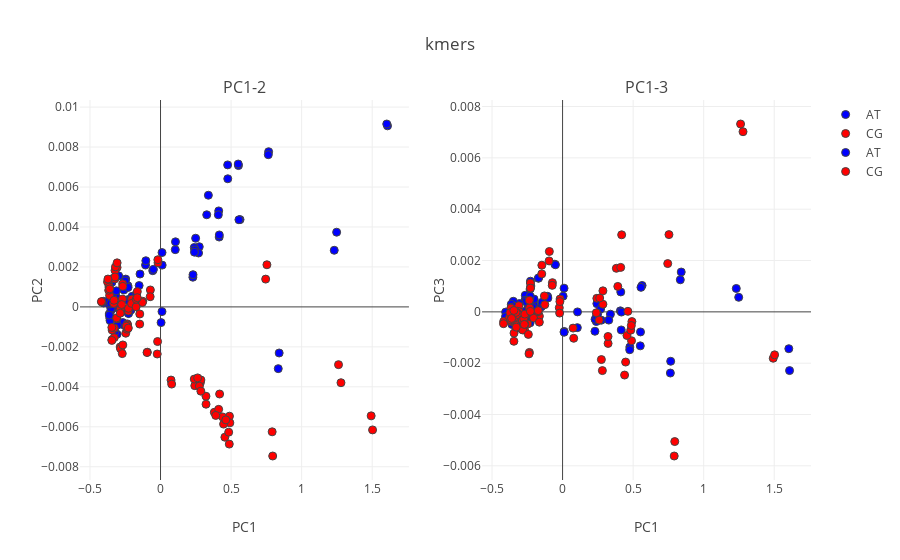

Notebook code for this chart:
### Markdown cell above
> 2. kmers as observations, samples as features.

### Code cell
from sklearn.decomposition import PCA

mut_indices= {
    z:[x for x in range(len(mut_list)) if mut_list[x][1] in z] for z in ['AT','CG']
}

col_mut= {
    'AT': 'blue',
    'CG': 'red'
}

n_comp= 3

pca = PCA(n_components=n_comp, whiten=False,svd_solver='randomized')
Comps = pca.fit_transform(mut_counts.T)

var_comps= pca.explained_variance_ratio_

titles= ['PC1-2','PC1-3']
fig_subplots = tools.make_subplots(rows= 1, cols=2,
                             subplot_titles=tuple(titles))

for col in range(1,3):
    fig_data= [go.Scatter(
            x= Comps[mut_indices[i],0],
            y= Comps[mut_indices[i],col],
            mode= "markers",
            text= [mut_list[x] for x in mut_indices[i]],
            marker= {
            'color': col_mut[i],
            'line': {'width': 1},
            'size': 8,
            'symbol': 'circle',
          "opacity": 1
          },
            name= i
        ) for i in list(mut_indices.keys())]
    
    for trace1 in fig_data:
        fig_subplots.append_trace(trace1, 1, col)
        
    fig_subplots.update_xaxes(title= 'PC1')

    fig_subplots.update_yaxes(title= 'PC' + str(col + 1),row=1, col=col)

layout = go.Layout(
    margin=dict(
        l=0,
        r=0,
        b=0,
        t=0
    ),
    yaxis=dict(
        title='PC2: {}'.format(round(var_comps[1],3))),
    xaxis=dict(
    title= 'PC1: {}'.format(round(var_comps[0],3)))
)


fig = go.Figure(data=fig_subplots, layout=layout)
fig['layout'].update(title= 'kmers')
iplot(fig)

### Figure 1 — Plotly figure (JSON) as saved in the notebook; plotly's stock layout.template omitted (floating-point values rounded to 4 significant figures)
{"data": [{"marker": {"color": "blue", "line": {"width": 1}, "opacity": 1, "size": 8, "symbol": "circle"}, "mode": "markers", "name": "AT", "text": ["AAA_C", "AAA_G", "AAA_T", "AAC_C", "AAC_G", "AAC_T", "AAG_C", "AAG_G", "AAG_T", "AAT_C", "AAT_G", "AAT_T", "ATA_A", "ATA_C", "ATA_G", "ATC_A", "ATC_C", "ATC_G", "ATG_A", "ATG_C", "ATG_G", "ATT_A", "ATT_C", "ATT_G", "CAA_C", "CAA_G", "CAA_T", "CAC_C", "CAC_G", "CAC_T", "CAG_C", "CAG_G", "CAG_T", "CAT_C", "CAT_G", "CAT_T", "CTA_A", "CTA_C", "CTA_G", "CTC_A", "CTC_C", "CTC_G", "CTG_A", "CTG_C", "CTG_G", "CTT_A", "CTT_C", "CTT_G", "GAA_C", "GAA_G", "GAA_T", "GAC_C", "GAC_G", "GAC_T", "GAG_C", "GAG_G", "GAG_T", "GAT_C", "GAT_G", "GAT_T", "GTA_A", "GTA_C", "GTA_G", "GTC_A", "GTC_C", "GTC_G", "GTG_A", "GTG_C", "GTG_G", "GTT_A", "GTT_C", "GTT_G", "TAA_C", "TAA_G", "TAA_T", "TAC_C", "TAC_G", "TAC_T", "TAG_C", "TAG_G", "TAG_T", "TAT_C", "TAT_G", "TAT_T", "TTA_A", "TTA_C", "TTA_G", "TTC_A", "TTC_C", "TTC_G", "TTG_A", "TTG_C", "TTG_G", "TTT_A", "TTT_C", "TTT_G"], "type": "scatter", "uid": "ab3b09d8-8ef2-4f62-a0f9-a7816de3cd1d", "x": [0.003948, 0.5635, -0.1711, -0.2468, 0.2745, -0.3503, -0.3078, 0.4125, -0.2606, -0.2037, 0.8409, -0.2276, -0.2302, 1.231, -0.1062, -0.3516, 0.2294, -0.3142, -0.2644, 1.609, -0.2276, -0.225, 0.8343, -0.2018, -0.2119, 0.5523, -0.3392, -0.2974, 0.4767, -0.3513, -0.3249, 0.7661, -0.2938, -0.2266, 1.603, -0.2668, -0.3477, 0.339, -0.3635, -0.3495, 0.1046, -0.359, -0.2952, 0.7638, -0.3259, -0.2598, 0.4096, -0.306, -0.2309, 0.2392, -0.3567, -0.3475, 0.01165, -0.4035, -0.3577, 0.1059, -0.3492, -0.3133, 0.2303, -0.3514, -0.3634, 0.243, -0.2995, -0.4049, 0.01069, -0.3446, -0.3511, 0.4758, -0.2953, -0.3504, 0.2696, -0.2502, -0.1514, 0.4158, -0.05504, -0.2967, 0.2406, -0.3629, -0.3628, 0.3274, -0.3486, -0.1041, 1.248, -0.2294, -0.05043, 0.4166, -0.1453, -0.3528, 0.2488, -0.2299, -0.3359, 0.5507, -0.2097, -0.1705, 0.5556, 0.01045], "xaxis": "x", "y": [-0.0007857, 0.004369, 0.0005063, 0.001391, 0.003012, 0.0006219, -0.00137, 0.004805, 0.0009039, 0.0001123, -0.002307, 0.0003718, -0.0002852, 0.002834, 0.002095, -0.0001951, 0.001487, 0.0004984, -0.0008895, 0.00906, -0.0003132, 0.0003126, -0.00309, 0.0005271, 1.38e-05, 0.007073, 6.663e-05, -7.027e-05, 0.006412, 8.528e-05, -0.001284, 0.007767, -7.54e-05, -0.0003342, 0.009153, -0.0007833, 8.288e-05, 0.005589, -0.0003538, -9.088e-05, 0.002866, -0.0005639, -9.225e-05, 0.007617, -0.001085, 0.0008472, 0.00461, -0.0009154, 0.001057, 0.002974, 0.0002842, 0.001398, 0.002091, 0.0001964, -0.0006844, 0.003257, 7.662e-05, 0.0008022, 0.001613, -8.843e-05, 0.000137, 0.002856, 0.00155, 0.0002809, 0.00272, 0.001223, 0.0003207, 0.007107, 8.161e-05, 0.0003588, 0.002697, 0.001298, 0.001068, 0.003495, 0.001812, 0.001553, 0.002739, 0.0003481, -0.0004119, 0.004611, 0.0002418, 0.00231, 0.003739, -8.499e-05, 0.001879, 0.003601, 0.001646, 0.0001863, 0.003437, 0.0009741, 0.0004359, 0.00715, -0.0001595, 0.0006596, 0.004362, -0.0002344], "yaxis": "y"}, {"marker": {"color": "red", "line": {"width": 1}, "opacity": 1, "size": 8, "symbol": "circle"}, "mode": "markers", "name": "CG", "text": ["ACA_A", "ACA_G", "ACA_T", "ACC_A", "ACC_G", "ACC_T", "ACG_A", "ACG_G", "ACG_T", "ACT_A", "ACT_G", "ACT_T", "AGA_A", "AGA_C", "AGA_T", "AGC_A", "AGC_C", "AGC_T", "AGG_A", "AGG_C", "AGG_T", "AGT_A", "AGT_C", "AGT_T", "CCA_A", "CCA_G", "CCA_T", "CCC_A", "CCC_G", "CCC_T", "CCG_A", "CCG_G", "CCG_T", "CCT_A", "CCT_G", "CCT_T", "CGA_A", "CGA_C", "CGA_T", "CGC_A", "CGC_C", "CGC_T", "CGG_A", "CGG_C", "CGG_T", "CGT_A", "CGT_C", "CGT_T", "GCA_A", "GCA_G", "GCA_T", "GCC_A", "GCC_G", "GCC_T", "GCG_A", "GCG_G", "GCG_T", "GCT_A", "GCT_G", "GCT_T", "GGA_A", "GGA_C", "GGA_T", "GGC_A", "GGC_C", "GGC_T", "GGG_A", "GGG_C", "GGG_T", "GGT_A", "GGT_C", "GGT_T", "TCA_A", "TCA_G", "TCA_T", "TCC_A", "TCC_G", "TCC_T", "TCG_A", "TCG_G", "TCG_T", "TCT_A", "TCT_G", "TCT_T", "TGA_A", "TGA_C", "TGA_T", "TGC_A", "TGC_C", "TGC_T", "TGG_A", "TGG_C", "TGG_T", "TGT_A", "TGT_C", "TGT_T"], "type": "scatter", "uid": "025e1366-22dc-49e5-9ec4-65b1841b7519", "x": [-0.07195, -0.01757, 1.262, -0.2352, -0.2696, 0.2596, -0.3237, -0.3079, 1.493, -0.228, -0.1258, 0.7451, 0.3813, -0.02338, -0.0937, 0.2428, -0.2856, -0.3095, 0.4886, -0.2858, -0.2047, 0.7539, -0.1289, -0.2272, -0.1645, -0.3428, 0.4561, -0.2351, -0.3441, 0.2821, -0.3224, -0.4174, 0.7912, -0.2057, -0.2831, 0.4913, 0.4829, -0.3643, -0.3663, 0.4469, -0.3756, -0.3638, 0.795, -0.4186, -0.3194, 1.503, -0.3077, -0.3226, -0.2334, -0.2682, 0.286, -0.3279, -0.3322, 0.0745, -0.3609, -0.3726, 0.4395, -0.3115, -0.2853, 0.2391, 0.3226, -0.2464, -0.2671, 0.07894, -0.3296, -0.3281, 0.2751, -0.3449, -0.2377, 0.263, -0.2754, -0.2356, -0.147, -0.173, 0.412, -0.271, -0.2425, 0.3222, -0.3673, -0.3609, 0.4873, -0.09547, -0.02075, 0.3914, 0.4187, -0.1722, -0.1475, 0.286, -0.2675, -0.2282, 0.4628, -0.345, -0.1647, 1.279, -0.01892, -0.07328], "xaxis": "x", "y": [0.0008475, 0.00221, -0.00289, -0.0008508, 0.0003955, -0.003658, 0.001402, 0.001973, -0.005453, -0.0002083, 0.0002817, 0.00139, -0.005274, -0.002357, -0.002267, -0.003941, -0.0001306, -0.0005957, -0.005468, -0.002006, 0.0003884, 0.002109, 0.0002199, -7.085e-05, 0.0007664, -0.001159, -0.00652, -0.001108, -0.001638, -0.003796, 0.001824, 0.000245, -0.006251, 0.0001733, -0.002096, -0.005802, -0.006271, 0.0009965, 0.001105, -0.005866, 0.001253, 0.000989, -0.007462, 0.0002662, 0.002002, -0.006155, 0.002205, 0.001497, -0.0009098, 0.001156, -0.003656, -0.001537, 0.0001698, -0.003661, 0.0005718, 0.001394, -0.005506, -0.0005552, -0.0003158, -0.003613, -0.004869, -0.001317, -0.001904, -0.003863, 0.0003282, -0.001054, -0.003968, -0.001677, -0.001116, -0.003552, 0.0001188, -0.00102, -0.0003549, 1.248e-06, -0.005127, -0.002338, -0.000957, -0.00447, 0.0008322, 0.0008993, -0.006866, -0.002283, -0.001734, -0.005431, -0.00436, 0.0003837, -0.0008601, -0.004217, 0.001028, -0.001061, -0.005654, -0.001026, 0.0004617, -0.003794, 0.002361, 0.000509], "yaxis": "y"}, {"marker": {"color": "blue", "line": {"width": 1}, "opacity": 1, "size": 8, "symbol": "circle"}, "mode": "markers", "name": "AT", "text": ["AAA_C", "AAA_G", "AAA_T", "AAC_C", "AAC_G", "AAC_T", "AAG_C", "AAG_G", "AAG_T", "AAT_C", "AAT_G", "AAT_T", "ATA_A", "ATA_C", "ATA_G", "ATC_A", "ATC_C", "ATC_G", "ATG_A", "ATG_C", "ATG_G", "ATT_A", "ATT_C", "ATT_G", "CAA_C", "CAA_G", "CAA_T", "CAC_C", "CAC_G", "CAC_T", "CAG_C", "CAG_G", "CAG_T", "CAT_C", "CAT_G", "CAT_T", "CTA_A", "CTA_C", "CTA_G", "CTC_A", "CTC_C", "CTC_G", "CTG_A", "CTG_C", "CTG_G", "CTT_A", "CTT_C", "CTT_G", "GAA_C", "GAA_G", "GAA_T", "GAC_C", "GAC_G", "GAC_T", "GAG_C", "GAG_G", "GAG_T", "GAT_C", "GAT_G", "GAT_T", "GTA_A", "GTA_C", "GTA_G", "GTC_A", "GTC_C", "GTC_G", "GTG_A", "GTG_C", "GTG_G", "GTT_A", "GTT_C", "GTT_G", "TAA_C", "TAA_G", "TAA_T", "TAC_C", "TAC_G", "TAC_T", "TAG_C", "TAG_G", "TAG_T", "TAT_C", "TAT_G", "TAT_T", "TTA_A", "TTA_C", "TTA_G", "TTC_A", "TTC_C", "TTC_G", "TTG_A", "TTG_C", "TTG_G", "TTT_A", "TTT_C", "TTT_G"], "type": "scatter", "uid": "cba35afb-3366-432d-ac4e-b6cfc509e89a", "x": [0.003948, 0.5635, -0.1711, -0.2468, 0.2745, -0.3503, -0.3078, 0.4125, -0.2606, -0.2037, 0.8409, -0.2276, -0.2302, 1.231, -0.1062, -0.3516, 0.2294, -0.3142, -0.2644, 1.609, -0.2276, -0.225, 0.8343, -0.2018, -0.2119, 0.5523, -0.3392, -0.2974, 0.4767, -0.3513, -0.3249, 0.7661, -0.2938, -0.2266, 1.603, -0.2668, -0.3477, 0.339, -0.3635, -0.3495, 0.1046, -0.359, -0.2952, 0.7638, -0.3259, -0.2598, 0.4096, -0.306, -0.2309, 0.2392, -0.3567, -0.3475, 0.01165, -0.4035, -0.3577, 0.1059, -0.3492, -0.3133, 0.2303, -0.3514, -0.3634, 0.243, -0.2995, -0.4049, 0.01069, -0.3446, -0.3511, 0.4758, -0.2953, -0.3504, 0.2696, -0.2502, -0.1514, 0.4158, -0.05504, -0.2967, 0.2406, -0.3629, -0.3628, 0.3274, -0.3486, -0.1041, 1.248, -0.2294, -0.05043, 0.4166, -0.1453, -0.3528, 0.2488, -0.2299, -0.3359, 0.5507, -0.2097, -0.1705, 0.5556, 0.01045], "xaxis": "x2", "y": [0.0006124, 0.001029, 0.001309, 0.0001483, -0.0003241, 0.0002833, -0.0001537, 0.0007757, 2.683e-05, 0.0003044, 0.001553, 0.001196, 0.0008879, 0.0009119, 0.0006049, 0.0002471, -0.0007554, -6.15e-05, 0.000648, -0.002289, -0.000174, 0.001008, 0.00125, 0.0004966, 0.00017, -0.0007824, 0.0002904, -0.0002369, -0.001371, -5.009e-05, -0.0006403, -0.001926, -0.0003918, 2.339e-05, -0.001435, 0.0004491, 5.093e-05, -8.966e-05, 3.918e-05, -0.0001283, -0.0006143, -0.0004911, -0.0003431, -0.002384, -0.0002736, 0.000401, 3.851e-05, 0.0003239, 8.47e-05, -0.0003767, -0.0001345, -0.000166, -0.0007635, -9.082e-06, -0.0003421, -1.5e-06, 0.0004123, -4.559e-05, -0.0002905, 0.0001061, 0.0002973, 0.0003203, -0.0003943, -0.0001902, -0.0007943, -0.0002219, 1.765e-05, -0.001476, -0.0002286, 5.814e-05, 0.0001088, -8.143e-05, 0.0001904, -0.0007045, 0.001857, -0.0002616, -0.0001732, 3.196e-05, 0.0001764, -0.0003216, 0.000104, 0.0005382, 0.0005674, 0.0006112, 0.001836, -8.842e-06, 0.0003753, 3.883e-06, -6.872e-05, -0.0004278, 0.0002112, -0.001325, -9.164e-05, 0.001322, 0.0009543, 0.0009233], "yaxis": "y2"}, {"marker": {"color": "red", "line": {"width": 1}, "opacity": 1, "size": 8, "symbol": "circle"}, "mode": "markers", "name": "CG", "text": ["ACA_A", "ACA_G", "ACA_T", "ACC_A", "ACC_G", "ACC_T", "ACG_A", "ACG_G", "ACG_T", "ACT_A", "ACT_G", "ACT_T", "AGA_A", "AGA_C", "AGA_T", "AGC_A", "AGC_C", "AGC_T", "AGG_A", "AGG_C", "AGG_T", "AGT_A", "AGT_C", "AGT_T", "CCA_A", "CCA_G", "CCA_T", "CCC_A", "CCC_G", "CCC_T", "CCG_A", "CCG_G", "CCG_T", "CCT_A", "CCT_G", "CCT_T", "CGA_A", "CGA_C", "CGA_T", "CGC_A", "CGC_C", "CGC_T", "CGG_A", "CGG_C", "CGG_T", "CGT_A", "CGT_C", "CGT_T", "GCA_A", "GCA_G", "GCA_T", "GCC_A", "GCC_G", "GCC_T", "GCG_A", "GCG_G", "GCG_T", "GCT_A", "GCT_G", "GCT_T", "GGA_A", "GGA_C", "GGA_T", "GGC_A", "GGC_C", "GGC_T", "GGG_A", "GGG_C", "GGG_T", "GGT_A", "GGT_C", "GGT_T", "TCA_A", "TCA_G", "TCA_T", "TCC_A", "TCC_G", "TCC_T", "TCG_A", "TCG_G", "TCG_T", "TCT_A", "TCT_G", "TCT_T", "TGA_A", "TGA_C", "TGA_T", "TGC_A", "TGC_C", "TGC_T", "TGG_A", "TGG_C", "TGG_T", "TGT_A", "TGT_C", "TGT_T"], "type": "scatter", "uid": "ebeef9be-f90d-4794-8477-477144568b85", "x": [-0.07195, -0.01757, 1.262, -0.2352, -0.2696, 0.2596, -0.3237, -0.3079, 1.493, -0.228, -0.1258, 0.7451, 0.3813, -0.02338, -0.0937, 0.2428, -0.2856, -0.3095, 0.4886, -0.2858, -0.2047, 0.7539, -0.1289, -0.2272, -0.1645, -0.3428, 0.4561, -0.2351, -0.3441, 0.2821, -0.3224, -0.4174, 0.7912, -0.2057, -0.2831, 0.4913, 0.4829, -0.3643, -0.3663, 0.4469, -0.3756, -0.3638, 0.795, -0.4186, -0.3194, 1.503, -0.3077, -0.3226, -0.2334, -0.2682, 0.286, -0.3279, -0.3322, 0.0745, -0.3609, -0.3726, 0.4395, -0.3115, -0.2853, 0.2391, 0.3226, -0.2464, -0.2671, 0.07894, -0.3296, -0.3281, 0.2751, -0.3449, -0.2377, 0.263, -0.2754, -0.2356, -0.147, -0.173, 0.412, -0.271, -0.2425, 0.3222, -0.3673, -0.3609, 0.4873, -0.09547, -0.02075, 0.3914, 0.4187, -0.1722, -0.1475, 0.286, -0.2675, -0.2282, 0.4628, -0.345, -0.1647, 1.279, -0.01892, -0.07328], "xaxis": "x2", "y": [0.001138, 0.0005007, 0.00732, 8.14e-05, -0.0007084, -0.0003217, 9.435e-05, 3.199e-05, -0.001807, 0.001124, 0.0002814, 0.001881, 0.001697, 0.0001594, 0.002354, 0.0005272, -0.0001504, 0.0002416, -0.001125, -0.0006846, -8.181e-05, 0.00301, 0.0006211, 0.0009266, -0.0001661, -0.0003633, -0.0009201, -0.001581, -0.0008281, -0.002289, -6.79e-05, -0.000372, -0.005617, -0.0002391, -0.0007053, -0.0003776, -0.0007139, -0.0003781, 0.0001461, -0.001956, -0.0002121, -2.806e-05, -0.005054, -0.0004606, 2.274e-05, -0.001674, 3.541e-06, -3.753e-05, 0.0001559, -0.0001701, 0.0002966, -0.0001725, -0.0005252, -0.0006332, -0.0003304, -3.702e-05, -0.002463, -0.000112, -0.0003119, -3.581e-05, -0.001231, -0.0004723, -0.0004874, -0.001029, -2.114e-05, -0.0005959, -0.001859, -0.001146, -0.001637, 0.0005414, -0.0002648, 0.0004516, 0.001819, 6.56e-06, 0.001733, -0.0004884, -0.0008781, -0.0009592, -0.0003076, -0.0002571, -0.0005319, 0.001985, -4.755e-05, 0.0009915, 0.003003, 4.687e-05, 0.00148, 0.000819, -8.85e-05, 2.078e-05, 1.999e-05, 5.33e-05, -0.0004006, 0.00702, 0.0004015, 0.001033], "yaxis": "y2"}], "layout": {"annotations": [{"font": {"size": 16}, "showarrow": false, "text": "PC1-2", "x": 0.225, "xanchor": "center", "xref": "paper", "y": 1, "yanchor": "bottom", "yref": "paper"}, {"font": {"size": 16}, "showarrow": false, "text": "PC1-3", "x": 0.775, "xanchor": "center", "xref": "paper", "y": 1, "yanchor": "bottom", "yref": "paper"}], "title": {"text": "kmers"}, "xaxis": {"anchor": "y", "domain": [0, 0.45], "title": {"text": "PC1"}}, "xaxis2": {"anchor": "y2", "domain": [0.55, 1], "title": {"text": "PC1"}}, "yaxis": {"anchor": "x", "domain": [0, 1], "title": {"text": "PC2"}}, "yaxis2": {"anchor": "x2", "domain": [0, 1], "title": {"text": "PC3"}}}}
